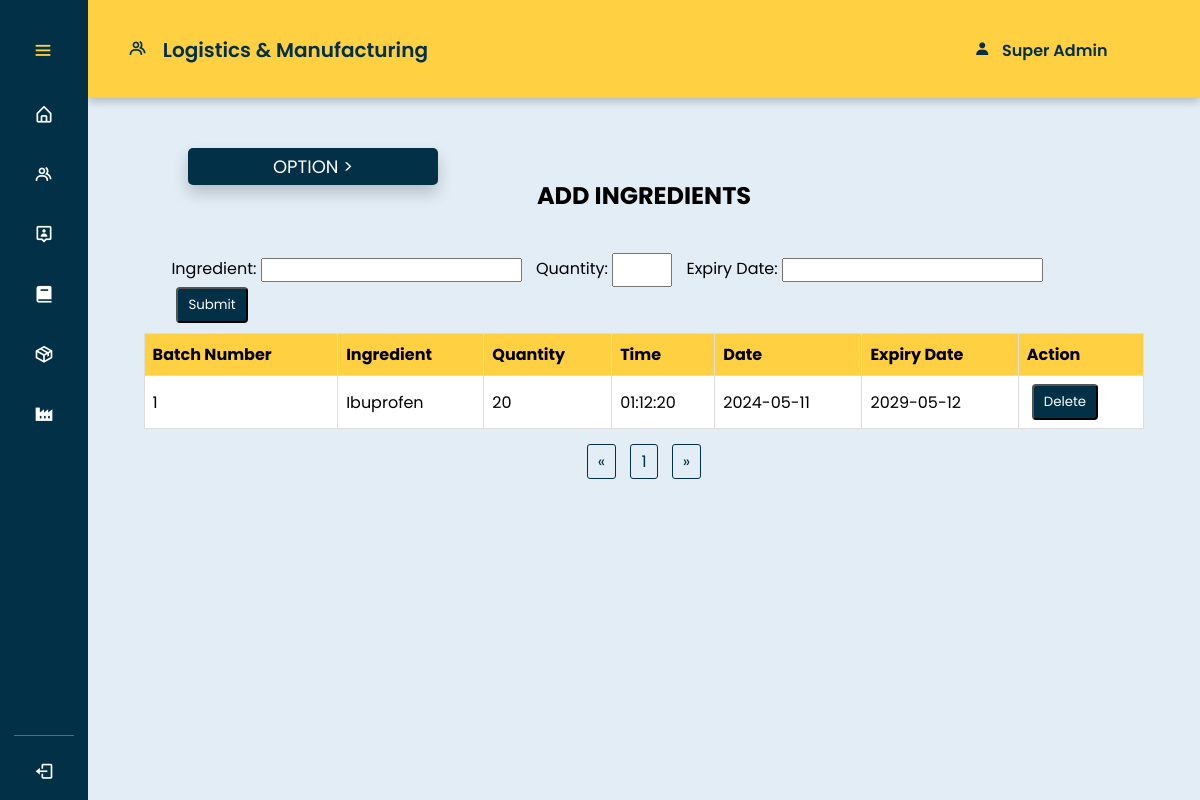
The page /sia/logistics_materials.php on the database its author committed.
### tables this page shows
CREATE TABLE `materials` (
  `id` int(11) UNSIGNED NOT NULL,
  `material` varchar(255) NOT NULL,
  `quantity` varchar(255) NOT NULL,
  `date` datetime DEFAULT current_timestamp(),
  `expiry_date` date DEFAULT NULL
);

### sia/logistics_materials.php (the view, shortened to what this page needs)
<?php
$pdo = connection();
$records_per_page = 10;
$page = isset($_GET['page']) && is_numeric($_GET['page']) ? $_GET['page'] : 1;
$start_from = ($page - 1) * $records_per_page;
$stmt = $pdo->prepare("SELECT * FROM materials LIMIT :start_from, :records_per_page");
$stmt->bindParam(':start_from', $start_from, PDO::PARAM_INT);
$stmt->bindParam(':records_per_page', $records_per_page, PDO::PARAM_INT);
$stmt->execute();
$medicines = $stmt->fetchAll(PDO::FETCH_ASSOC);
$total_sql = "SELECT COUNT(*) AS total FROM materials";
$total_stmt = $pdo->query($total_sql);
$total_result = $total_stmt->fetch(PDO::FETCH_ASSOC);
$total_records = $total_result['total'];
$total_pages = ceil($total_records / $records_per_page);
?>
<!DOCTYPE html>
<html lang="en">
<head>
    <link rel="stylesheet" href="css/logistics.css">
    <link rel="stylesheet" href="css/style.css">
    <link href='https://unpkg.com/boxicons@2.1.4/css/boxicons.min.css' rel="stylesheet">
    <link rel="stylesheet" href="https://cdn.jsdelivr.net/npm/flatpickr/dist/flatpickr.min.css">
</head>
<body>
<nav class="sidebar close">
<header>
    <div class="image-text">
    </div>
    <i class='bx bx-menu toggle'></i>
</header>
<div class="menu-bar">
  <div class="menu">
            <li class="nav-link">
                <a href="/3GENpharma/BI/dashboard.php">
                <i class='bx bx-home-alt icon' ></i>
                </a>
            </li>
            <li class="nav-link">
                <a href="/3GENPHARMA/HR/employee.php">
                <i class='bx bx-group icon' ></i>
                </a>
            </li>
            <li class="nav-link">
                <a href="/3genpharma/crm/customer.php">
                <i class='bx bx-user-pin icon' ></i>
                </a>
            </li>
            <li class="nav-link">
                <a href="/3GENpharma/accounting/reports.php">
                <i class='bx bxs-book icon' ></i>
                </a>
            </li>
            <li class="nav-link">
                <a href="/3genpharma/inventory/inventory.php">
                <i class='bx bx-package icon' ></i>
                </a>
            </li>
            <div class="sidenav-menu">
            <li class="nav-link">
                <i class='bx bxs-factory icon'> </i>
            </li>
        </div>
  </div>
      <div class="bottom-content">
        <hr style="height:1px;opacity:40%;border-width:0;background-color:#FFD041;">
      <li class="nav-link">
      <a href="logout.php">
      <i class='bx bx-log-out icon' ></i>
      </a>
      </li>
      </div>
    </div>
</nav>
<section class="home">
    <div class="userheader">
        <h1> <i class='bx bx-group icon'>&nbsp</i> Logistics & Manufacturing </h1>
        <h2><i class='bx bxs-user usericon'>&nbsp</i> Super Admin </h2>
    </div>
    <div class="dropdown1">
        <span class="inventory"> OPTION ></span>
    </div>
    <div class="table-container1">
        <h1 class="header-container1">ADD INGREDIENTS</h1>
        <div class="add-container1">
        <form class="inline-form" action="<?php echo htmlspecialchars($_SERVER["PHP_SELF"]); ?>" method="POST">
            <label for="material">Ingredient:</label>
            <input type="text" id="material" name="material">
            <label for="quantity">Quantity:</label>
            <input type="number" id="quantity" name="quantity">
            <label for="expiry_date">Expiry Date:</label>
            <input type="text" id="expiry_date" name="expiry_date">
            <input type="submit" value="Submit" class="add-button2">
        </form>
        </div>
        <table class="table-materials" id="medicine-table">
            <thead>
                <tr>
                    <th>Batch Number</th>
                    <th>Ingredient</th>
                    <th>Quantity</th>
                    <th>Time</th>
                    <th>Date</th>
                    <th>Expiry Date</th>
                    <th>Action</th>
                </tr>
            </thead>
            <tbody>
            <?php foreach ($medicines as $medrow) : ?>
                <tr data-medicine-id="<?= $medrow['id']; ?>">
                <td><?= $medrow['id']; ?></td>
                <td><?= $medrow['material']; ?></td>
                <td><?= $medrow['quantity']; ?></td>
                <td><?= date('H:i:s', strtotime($medrow['date'])); ?></td>
                <td><?= date('Y-m-d', strtotime($medrow['date']));?></td>
                <td><?= $medrow['expiry_date']; ?></td>
                <td>
                <form method="POST" action="<?php echo htmlspecialchars($_SERVER["PHP_SELF"]); ?>">
                <button type="submit" class="delete-btn">Delete</button>
                </form>
                </td>
                </tr>
            <?php endforeach; ?>
            </tbody>
        </table>
            </div>
        <div class="pagination-container">
                <ul class="pagination">
                    <li><a href="<?php echo htmlspecialchars($_SERVER["PHP_SELF"]); ?>?page=<?php echo ($page > 1) ? $page - 1 : 1; ?>">&laquo;</a></li>
                    <?php for ($i = 1; $i <= $total_pages; $i++) : ?>
                        <li><a href="<?php echo htmlspecialchars($_SERVER["PHP_SELF"]); ?>?page=<?php echo $i; ?>"><?php echo $i; ?></a></li>
                    <?php endfor; ?>
                    <li><a href="<?php echo htmlspecialchars($_SERVER["PHP_SELF"]); ?>?page=<?php echo ($page < $total_pages) ? $page + 1 : $total_pages; ?>">&raquo;</a></li>
                </ul>
            </div>
<br>
<br>
</section>
</body>
</html>

### sia/css/logistics.css (style rules this page uses)
* { padding: 0; margin: 0; box-sizing: border-box; font-family: 'Poppins', sans-serif; }
body { height: 100vh; background: #E2EDF6; }
.sidebar { position: fixed; top: 0; left: 0; height: 100%; width: 250px; padding: 10px 14px; background: #023047; z-index: 100; cursor: pointer; overflow-y:scroll; overflow-x: hidden; }
.sidebar.close { width: 88px; }
.sidebar .menu { margin-top: -45px; }
.sidebar li { height: 50px; margin-top: 10px; list-style: none; display: flex; align-items: center; }
.sidebar li .icon { display: flex; align-items: center; justify-content: center; min-width: 60px; font-size: 20px; }
.sidebar li .icon, .sidebar li .text { color: #fff; }
.sidebar header { position: relative; }
.sidebar header .image-text { display: flex; align-items: center; padding-top: 1rem; }
.sidebar header .toggle { position: absolute; color:#FFD041; top: 60%; left: 90%; font-size: 22px; line-height: 50px; transform: translateY(-50%); cursor: pointer; }
.sidebar li a { text-decoration: none; height: 100%; width: 100%; display: flex; align-items: center; border-radius: 6px; }
.sidebar .menu-bar { height: calc(100% - 60px); display: flex; flex-direction: column; justify-content: space-between; padding-top: 3rem; }
.sidebar.close .toggle { left: 30%; }
.sidenav-menu { width:auto; }
.home { position: relative; height: 100vh; left: 250px; width: calc(100% - 250px); }
.home .userheader { padding: 35px 40px; background-color: #FFD041; box-shadow: 0 4px 8px 0 rgba(0, 0, 0, 0.2); }
.home .userheader h1 { font-size: 20px; font-weight: 600; color: #043047; }
.home .userheader h2 { font-size: 16px; font-weight: 600; color: #043047; margin-left: 82%; margin-top: -27px; }
.sidebar.close ~ .home { left: 88px; width: calc(100% - 88px); }
.bottom-content { margin-top: 60px; }
.inventory { background-color: #023047; box-shadow: 0 8px 16px 0 rgba(0,0,0,0.2); padding: 5px 20px; border-radius: 5px; font-size: large; position: absolute; top: 50px; left: 100px; cursor: pointer; color: white; min-width: 250px; text-align: center; }
.dropdown1 { position: relative; display: list-item; display: inline; }

### sia/css/style.css (style rules this page uses)
* { padding: 0; margin: 0; box-sizing: border-box; font-family: 'Poppins', sans-serif; }
.table-container1 { margin-top: 80px; display: flex; justify-content: center; flex-direction: column; align-items: center; }
table { width: 100%; border-collapse: collapse; }
.table-materials { width: 90%; }
th, td { padding: 8px; border: 1px solid #ddd; text-align: left; }
th { background-color: #FFD041; }
tr { background-color: #ffffff; }
.add-container1 { margin: 10px; display: flex; justify-content: flex-start; align-items: center; width: 85%; }
input[type="number"] { width: 60px; padding: 5px; box-sizing: border-box; }
.add-button2 { background-color: #023047; color: white; padding: 6px 10px; text-align: right; text-decoration: none; display: inline-block; border-radius: 4px; cursor: pointer; margin-left: 5px; }
.delete-btn { background-color: #023047; color: white; padding: 6px 10px; text-align: right; text-decoration: none; display: inline-block; border-radius: 4px; cursor: pointer; margin-left: 5px; }
a { text-decoration: none; color: #555; }
.header-container1 { margin-bottom: 30px; }
.inline-form input { display: inline-block; margin-right: 10px; }
.inline-form input[type="submit"] { display: inline-block; margin-right: 0; }
.pagination-container { margin-top: 20px; text-align: center; }
.pagination { display: inline-block; list-style-type: none; margin: 0; padding: 0; }
.pagination li { display: inline; margin: 0 5px; }
.pagination a { color: #023047; padding: 5px 10px; text-decoration: none; border: 1px solid #023047; border-radius: 3px; }

### rows shown on the page
materials: id "1", material "Ibuprofen", quantity "20", date "01:12:20", date "2024-05-11", expiry_date "2029-05-12"
